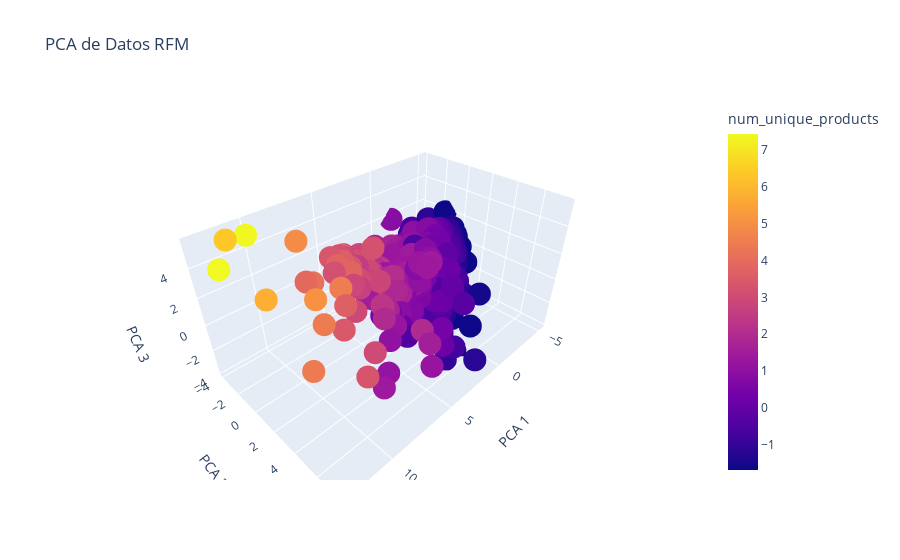

This figure's notebook cell:
### Code cell
fig = px.scatter_3d(
    df_rfm_estandar_pca,
    x='pca1',
    y='pca2',
    z='pca3',
    color='num_unique_products',  # MODIFICAR ESTO según el nombre de las columnas de df_rfm_estandar
    title='PCA de Datos RFM',
    labels={'pca1': 'PCA 1', 'pca2': 'PCA 2', 'pca3': 'PCA 3'}
)

fig.show()

### Figure 1 — Plotly figure (JSON) as saved in the notebook; plotly's stock layout.template omitted (floating-point values rounded to 4 significant figures; data arrays with more than 128 entries replaced by an {"elided": "..."} marker saying what was removed)
{"data": [{"hovertemplate": "PCA 1=%{x}<br>PCA 2=%{y}<br>PCA 3=%{z}<br>num_unique_products=%{marker.color}<extra></extra>", "legendgroup": "", "marker": {"color": {"elided": "4330 float values"}, "coloraxis": "coloraxis", "symbol": "circle"}, "mode": "markers", "name": "", "scene": "scene", "showlegend": false, "type": "scatter3d", "x": {"elided": "4330 float values"}, "y": {"elided": "4330 float values"}, "z": {"elided": "4330 float values"}}], "layout": {"coloraxis": {"colorbar": {"title": {"text": "num_unique_products"}}, "colorscale": [[0, "#0d0887"], [0.1111, "#46039f"], [0.2222, "#7201a8"], [0.3333, "#9c179e"], [0.4444, "#bd3786"], [0.5556, "#d8576b"], [0.6667, "#ed7953"], [0.7778, "#fb9f3a"], [0.8889, "#fdca26"], [1, "#f0f921"]]}, "legend": {"tracegroupgap": 0}, "scene": {"domain": {"x": [0, 1], "y": [0, 1]}, "xaxis": {"title": {"text": "PCA 1"}}, "yaxis": {"title": {"text": "PCA 2"}}, "zaxis": {"title": {"text": "PCA 3"}}}, "title": {"text": "PCA de Datos RFM"}}}
